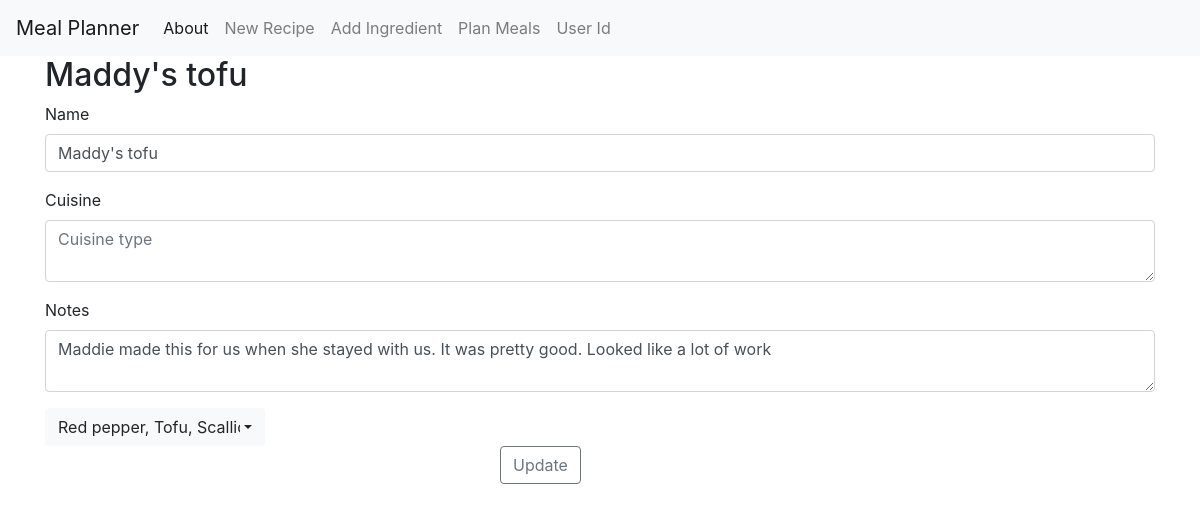
Before: /edit_recipe/27 with the older database file.
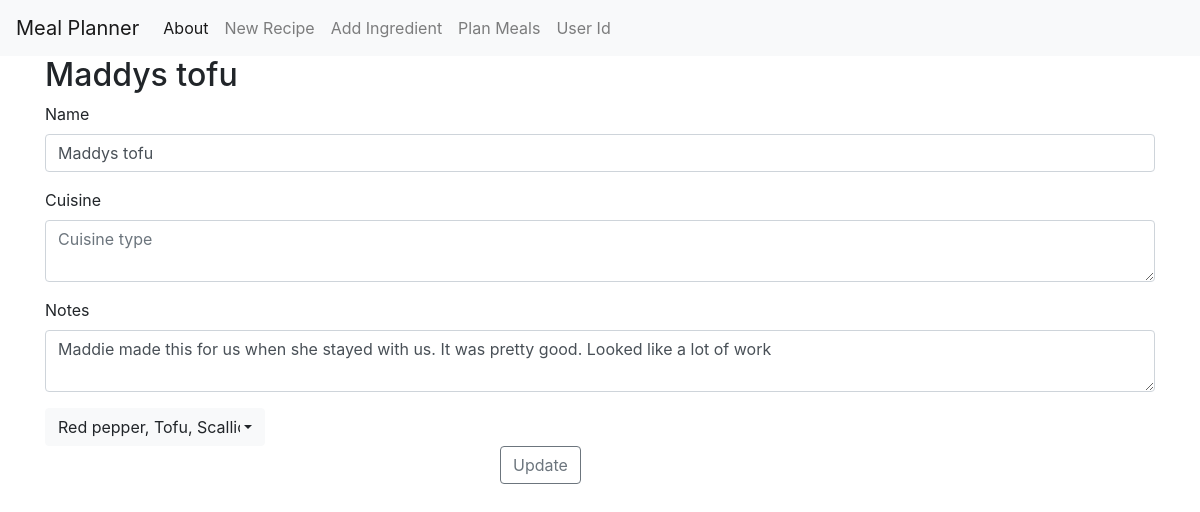
After: the same page with the newer database file.
### tables this page shows
CREATE TABLE recipes (
    id INTEGER PRIMARY KEY AUTOINCREMENT,
    name TEXT NOT NULL,
    notes TEXT,
    cuisine TEXT, 
    user_id INTEGER, 
    FOREIGN KEY(user_id) REFERENCES user_table(id)
);

### app.py (the view, shortened to what this page needs)
@app.route('/edit_recipe/<int:recipe_id>', methods=('GET', 'POST'))
def edit_recipe(recipe_id):
	recipe_obj = Recipe.get_recipe(id=recipe_id)
	ingredients = Ingredent.list_ingredients()
	return render_template('edit_recipe.html', ingredients=ingredients, recipe=recipe_obj)

### database.py (called while the page is built)
    def execute(self, statement, prams: tuple=()):
        result = self.cursor.execute(statement, prams)
        self.conn.commit()
        return result

### ingredient.py (called while the page is built)
	def __eq__(self, other):
		return self.name.lower() == other

	@staticmethod
	def list_ingredients():
		ingredients = Ingredent.db_obj.execute('SELECT * FROM ingredients').fetchall()
		ingredient_objs = []
		for ing in ingredients:
			ingredient_obj = Ingredent(ing['name'], ing['id'], ing['category'])
			ingredient_objs.append(ingredient_obj)
		return ingredient_objs

	@staticmethod
	def get_ingredient(id, quantity, unit):
		ingredient_row = Ingredent.db_obj.execute(f"SELECT name, category FROM ingredients where id = '{id}'").fetchone()
		ing_obj = Ingredent(ingredient_row['name'], id, ingredient_row['category'], quantity, unit)
		return ing_obj

### recipe.py (called while the page is built)
	@staticmethod # ~~~~~~~~~~~~CONSIDER THIS METHOD USING EITHER A NAME OR ID~~~~~~~~~~~~
	def get_recipe(id):
		ingredients = Recipe.db_obj.execute(f"SELECT * FROM menu_map where recipe_id = '{id}'").fetchall()
		ingredients_list = []
		for ing in ingredients:
			ing_obj = Ingredent.get_ingredient(ing['ingredient_id'], ing['quantity'], ing['unit'])
			ingredients_list.append(ing_obj)
		recipe_row = Recipe.db_obj.execute(f"SELECT name, notes, cuisine FROM recipes where id = {id}").fetchone()
		recipe_obj = Recipe(recipe_row['name'], id, ingredients_list, recipe_row['notes'].split('\n'), recipe_row['cuisine'])
		return recipe_obj

### templates/edit_recipe.html (shortened to what this page needs)
{% extends 'base.html' %}
{% block content %}
<h2>{% block title %} {{ recipe.name }} {% endblock %}</h2>
<form method="post">
    <div class="form-group">
        <label for="title">Name</label>
        <input type="text" name="name" class="form-control" value = "{{ recipe.name }}">
    </div>
    <div class="form-group">
        <label for="content">Cuisine</label>
        <textarea name="cuisine" placeholder="Cuisine type"
            class="form-control">{{ recipe.cuisine }}</textarea>
    </div>
    <div class="form-group">
        <label for="content">Notes</label>
        <textarea name="notes" placeholder="Recipe notes" class="form-control">{{  recipe.notes|join('')  }}</textarea>
    </div>
    <div class="mx-auto" style="width: 200px;">
        <button class="btn btn-outline-secondary" name="submit_button" type="submit" value="new">Update</button>
    </div>
</form>
{% endblock %}

### templates/base.html (shortened to what this page needs)
<!doctype html>
<html lang="en">
  <head>
    <link rel= "stylesheet" type= "text/css" href= "{{ url_for('static',filename='css/external/bootstrap/bootstrap-4.1.3/bootstrap.css') }}">
    <link rel= "stylesheet" type= "text/css" href= "{{ url_for('static',filename='css/external/bootstrap/bootstrap-select/bootstrap-select.css') }}">
  </head>
  <body>
    <nav class="navbar navbar-expand-md navbar-light bg-light">
        <a class="navbar-brand" href="{{ url_for('user_page')}}">Meal Planner</a>
        <div class="collapse navbar-collapse" id="navbarNav">
            <ul class="navbar-nav">
            <li class="nav-item active">
                <a class="nav-link" href="#">About</a>
            </li>
            <li class="nav-item">
              <a class="nav-link" href="{{url_for('create')}}">New Recipe</a>
            </li>
            <li class="nav-item">
              <a class="nav-link" href="{{url_for('add_ingredient')}}">Add Ingredient</a>
            </li>
            <li class="nav-item">
              <a class="nav-link" href="{{url_for('plan_meals')}}">Plan Meals</a>
            </li>
            <li class="nav-item">
              <a class="nav-link" href="{{url_for('get_user')}}">User Id</a>
            </li>
            </ul>
        </div>
    </nav>
    <div class="container">
        {% block content %} {% endblock %}
    </div>
  </body>
</html>

Changed rows visible on the page:
changed recipes: name "Maddy's tofu" → "Maddys tofu"
